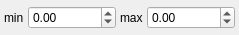
<?xml version="1.0" encoding="UTF-8"?>
<ui version="4.0">
 <class>Range</class>
 <widget class="QWidget" name="Range">
  <property name="geometry">
   <rect>
    <x>0</x>
    <y>0</y>
    <width>195</width>
    <height>35</height>
   </rect>
  </property>
  <property name="windowTitle">
   <string>Form</string>
  </property>
  <layout class="QHBoxLayout" name="horizontalLayout">
   <property name="spacing">
    <number>4</number>
   </property>
   <property name="margin">
    <number>4</number>
   </property>
   <item>
    <widget class="QLabel" name="labelMin">
     <property name="sizePolicy">
      <sizepolicy hsizetype="Minimum" vsizetype="Preferred">
       <horstretch>0</horstretch>
       <verstretch>0</verstretch>
      </sizepolicy>
     </property>
     <property name="text">
      <string>min</string>
     </property>
    </widget>
   </item>
   <item>
    <widget class="QDoubleSpinBox" name="boxMin">
     <property name="sizePolicy">
      <sizepolicy hsizetype="Preferred" vsizetype="Fixed">
       <horstretch>0</horstretch>
       <verstretch>0</verstretch>
      </sizepolicy>
     </property>
     <property name="minimum">
      <double>-1000000.000000000000000</double>
     </property>
     <property name="maximum">
      <double>1000000.000000000000000</double>
     </property>
     <property name="singleStep">
      <double>0.100000000000000</double>
     </property>
    </widget>
   </item>
   <item>
    <widget class="QLabel" name="labelMax">
     <property name="sizePolicy">
      <sizepolicy hsizetype="Minimum" vsizetype="Preferred">
       <horstretch>0</horstretch>
       <verstretch>0</verstretch>
      </sizepolicy>
     </property>
     <property name="text">
      <string>max</string>
     </property>
    </widget>
   </item>
   <item>
    <widget class="QDoubleSpinBox" name="boxMax">
     <property name="sizePolicy">
      <sizepolicy hsizetype="Preferred" vsizetype="Fixed">
       <horstretch>0</horstretch>
       <verstretch>0</verstretch>
      </sizepolicy>
     </property>
     <property name="minimum">
      <double>-1000000.000000000000000</double>
     </property>
     <property name="maximum">
      <double>1000000.000000000000000</double>
     </property>
     <property name="singleStep">
      <double>0.100000000000000</double>
     </property>
    </widget>
   </item>
  </layout>
 </widget>
 <resources/>
 <connections>
  <connection>
   <sender>boxMin</sender>
   <signal>valueChanged(double)</signal>
   <receiver>Range</receiver>
   <slot>changeMin(double)</slot>
   <hints>
    <hint type="sourcelabel">
     <x>93</x>
     <y>17</y>
    </hint>
    <hint type="destinationlabel">
     <x>156</x>
     <y>17</y>
    </hint>
   </hints>
  </connection>
  <connection>
   <sender>boxMax</sender>
   <signal>valueChanged(double)</signal>
   <receiver>Range</receiver>
   <slot>changeMax(double)</slot>
   <hints>
    <hint type="sourcelabel">
     <x>250</x>
     <y>17</y>
    </hint>
    <hint type="destinationlabel">
     <x>156</x>
     <y>17</y>
    </hint>
   </hints>
  </connection>
 </connections>
 <slots>
  <signal>valueChanged()</signal>
  <slot>changeMin(double)</slot>
  <slot>changeMax(double)</slot>
 </slots>
</ui>
